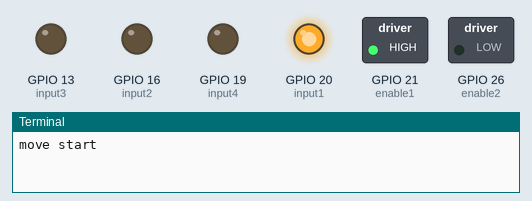
Bench run of a program on a simulated Raspberry Pi (BCM pin numbers). On the bench: switched loads named in the program (green lamp = pin HIGH), output pins drawn as LEDs (lit = HIGH), the last lines printed to the terminal. At 4.0 s the program stops and its outputs stay as they are.

Above: at 0.1 s.
At 2.1 s:
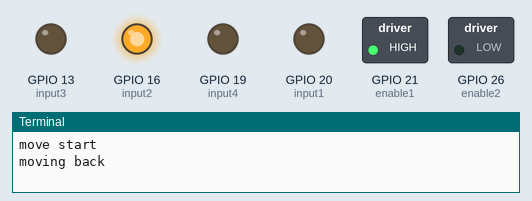
At 4.1 s:
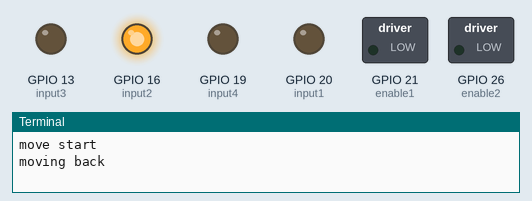
Timing chart, 0 to 5.5 s (numbered marks = the images above):
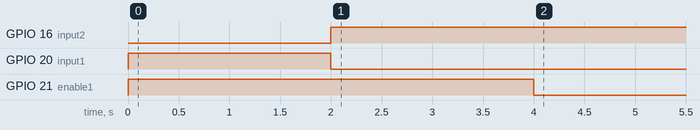

Measured:
- by itself, GPIO 16 (input2): LOW → HIGH at 2.0 s
- by itself, GPIO 20 (input1): LOW → HIGH at 0.00 s, → LOW 2.0 s later
- by itself, GPIO 21 (enable1): LOW → HIGH at 0.00 s, → LOW 4.0 s later

The program:

motor.py
```python
#Libraries
import RPi.GPIO as GPIO
import time

#GPIO Mode (BOARD / BCM)
GPIO.setmode(GPIO.BCM)

input1 = 20
input2 = 16
enable1 = 21

input3=13
input4=19
enable2 = 26

#set GPIO direction (IN / OUT)
GPIO.setup(input1, GPIO.OUT)
GPIO.setup(input2, GPIO.OUT)
GPIO.setup(enable1, GPIO.OUT)

GPIO.setup(input3, GPIO.OUT)
GPIO.setup(input4, GPIO.OUT)
GPIO.setup(enable2, GPIO.OUT)

def front():
	print('move start')

	GPIO.output(enable1, GPIO.HIGH)
	GPIO.output(input1, GPIO.HIGH)
	GPIO.output(input2, GPIO.LOW)

	time.sleep(2)

	GPIO.output(enable1, GPIO.LOW)


def back():
    print('moving back')

    GPIO.output(enable1, GPIO.HIGH)
    GPIO.output(input1, GPIO.LOW)
    GPIO.output(input2, GPIO.HIGH)

    time.sleep(2)

    GPIO.output(enable1, GPIO.LOW)


if __name__ == '__main__':
    try:
        front()
        back()
        # Reset by pressing CTRL + C
    except KeyboardInterrupt:
        print("Measurement stopped by User")
        GPIO.cleanup()
```
